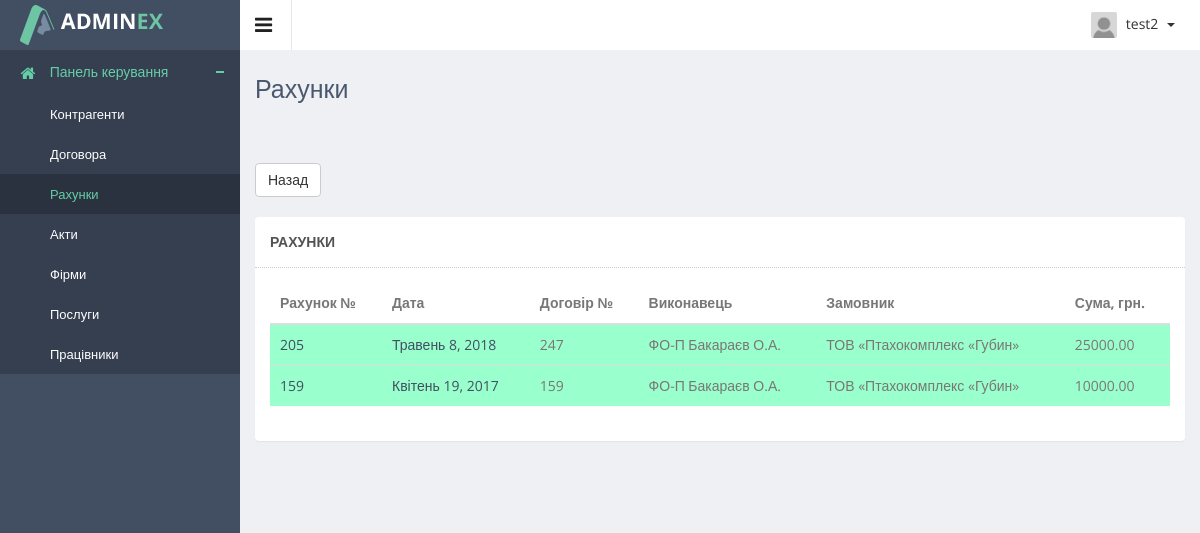
The app's page /crm/invoices/ (signed in) with its own data.
### authapp/models.py (models this page shows)
class ProjectUser(AbstractUser):
    parent_name = models.CharField(verbose_name='по-батькові', max_length=20, blank=True)
    date_of_birth = models.DateField(verbose_name='дата народження', blank=True, null=True)
    phone1 = models.CharField(verbose_name='номер телефона', max_length=16, blank=True)
    phone2 = models.CharField(verbose_name='номер телефона', max_length=16, blank=True, null=True)
    avatar = models.ImageField(verbose_name='фото', upload_to='users_avatars', blank=True)
    is_dir = models.BooleanField(verbose_name='керівник', default=False)
    is_assistant = models.BooleanField(verbose_name='помічник', default=False)
    is_client = models.BooleanField(verbose_name='клієнт', default=False)
    def __str__(self):
        return self.username

### crmapp/models.py (models this page shows, shortened)
class Invoice(models.Model):
    num_invoice = models.PositiveIntegerField(verbose_name='№ рахунку', blank=True)
    date_create = models.DateField(verbose_name='дата')
    contract = models.ForeignKey(Contract, related_name='contract', verbose_name='договір', on_delete=models.PROTECT)
    performer = models.ForeignKey(Firm, related_name='performer', verbose_name='виконавець', on_delete=models.PROTECT)
    payer = models.ForeignKey(Partner, related_name='payer', verbose_name='платник', on_delete=models.PROTECT)
    works = models.TextField(verbose_name='назва', blank=True)
    quantity = models.PositiveIntegerField(verbose_name='кількість', default=1)
    price = models.DecimalField(verbose_name='ціна', max_digits=10, decimal_places=2, blank=True,
                                default='0.00')
    is_paid = models.BooleanField(verbose_name='оплачений', default=False)

class Contract(models.Model):
    number = models.PositiveIntegerField(verbose_name='№ договору', unique=True)
    date_start = models.DateField(verbose_name='дата укладання')
    date_end = models.DateField(verbose_name='дата закінчення')
    client = models.ForeignKey(Partner, related_name='partner', verbose_name='замовник', on_delete=models.PROTECT)
    performer = models.ForeignKey(Firm, related_name='firm', verbose_name='виконавець', on_delete=models.PROTECT)
    works = models.TextField(verbose_name='предмет договору', help_text='заповніть через ;', blank=True)
    cost = models.DecimalField(verbose_name='вартість робіт', max_digits=10, decimal_places=2, blank=True,
                               default='0.00')
    vat = models.DecimalField(verbose_name='ПДВ', max_digits=10, decimal_places=2, blank=True, default='0.00')
    cost_vat = models.DecimalField(verbose_name='вартість з ПДВ', max_digits=10, decimal_places=2, blank=True,
                                   default='0.00')
    district = models.CharField(verbose_name='район', max_length=50, blank=True)
    town = models.CharField(verbose_name='населений пункт', max_length=50, blank=True)
    address = models.CharField(verbose_name='адреса', max_length=50, blank=True)
    note = models.TextField(verbose_name='примітка', blank=True)

class Firm(models.Model):
    full_name = models.CharField(verbose_name='повна назва підприємства', max_length=150)
    short_name = models.CharField(verbose_name='скорочена назва підприєства', max_length=80)
    inn = models.CharField(verbose_name='ідентификаційний номер', max_length=15, blank=True)
    edrpoy = models.CharField(verbose_name='єдрпоу', max_length=10, blank=True)
    dfro = models.CharField(verbose_name='дфро', max_length=15, blank=True)
    payment_account = models.CharField(verbose_name='розрахунковий рахунок', max_length=20, blank=True)
    bank = models.ForeignKey(Bank, on_delete=models.PROTECT, verbose_name='банк', default='')
    cert_vat = models.CharField(verbose_name='свідоцтво платника пдв', max_length=15, blank=True)
    dir_name = models.CharField(verbose_name='директор', max_length=150, blank=True)
    phone1 = models.CharField(verbose_name='номер телефона', max_length=16, blank=True)
    phone2 = models.CharField(verbose_name='номер телефона', max_length=16, blank=True)
    phone3 = models.CharField(verbose_name='номер телефона', max_length=16, blank=True)
    email = models.EmailField(verbose_name='email', max_length=100, blank=True)
    zipcode = models.PositiveIntegerField(verbose_name='поштовий індекс', default=0)
    country = models.CharField(verbose_name='країна', max_length=20, default='Україна')
    region = models.CharField(verbose_name='область', max_length=50, default='Волинська обл.')
    district = models.CharField(verbose_name='район', max_length=50, blank=True)
    town = models.CharField(verbose_name='населений пункт', max_length=50, blank=True)
    address = models.CharField(verbose_name='адреса', max_length=50, blank=True)
    def __str__(self):
        return self.short_name

class Partner(models.Model):
    entity = models.BooleanField(verbose_name='юридична особа', default=False)
    full_name = models.CharField(verbose_name='повна назва підприємства', max_length=150)
    short_name = models.CharField(verbose_name='скорочена назва підприєства', max_length=80)
    inn = models.CharField(verbose_name='ідентификаційний номер', max_length=15, blank=True)
    edrpoy = models.CharField(verbose_name='єдрпоу', max_length=10, blank=True)
    dfro = models.CharField(verbose_name='дфро', max_length=15, blank=True)
    payment_account = models.CharField(verbose_name='розрахунковий рахунок', max_length=20, blank=True)
    bank = models.ForeignKey(Bank, on_delete=models.PROTECT, verbose_name='банк', default='')
    cert_vat = models.CharField(verbose_name='свідоцтво платника пдв', max_length=15, blank=True)
    dir_name = models.CharField(verbose_name='директор', max_length=150, blank=True)
    responsible = models.CharField(verbose_name='відповідальна особа', max_length=150, blank=True)
    phone1 = models.CharField(verbose_name='номер телефона', max_length=16, blank=True)
    phone2 = models.CharField(verbose_name='номер телефона', max_length=16, blank=True)
    phone3 = models.CharField(verbose_name='номер телефона', max_length=16, blank=True)
    email = models.EmailField(verbose_name='email', max_length=100, blank=True)
    zipcode = models.PositiveIntegerField(verbose_name='поштовий індекс', default=0)
    country = models.CharField(verbose_name='країна', max_length=20, default='Україна')
    region = models.CharField(verbose_name='область', max_length=50, default='Волинська обл.')
    district = models.CharField(verbose_name='район', max_length=50, blank=True)
    town = models.CharField(verbose_name='населений пункт', max_length=50, blank=True)
    address = models.CharField(verbose_name='адреса', max_length=50, blank=True)
    def __str__(self):
        return self.short_name

### crmapp/views.py (the view)
@login_required
@user_passes_test(lambda user: user.is_assistant or user.is_superuser or user.is_dir)
def invoices_view(request):
    title = 'Рахунки'
    invoices = Invoice.objects.all().order_by('is_paid').exclude(num_invoice=0)
    context = {
        'title': title,
        'object_list': invoices,
    }
    return render(request, 'crmapp/invoices_list.html', context)

### adminapp/templatetags/tags.py (called while the page is built)
@register.filter
def default_avatar(string):
    if not string:
        string = 'users_avatars/gravatar.png'
    new_string = f'{URL_PREFIX}{string}'
    return new_string

### crmapp/templates/crmapp/invoices_list.html (shortened to what this page needs)
{% extends 'mainapp/base.html' %}
{% load staticfiles %}
{% load tags %}
{% block container %}
<div class="directory-info-row">
    <div class="row">
        <div class="col-lg-6">
            <a href="{% url 'crm:main_crm' %}">
                <button class="btn btn-default" type="button">Назад</button>
            </a>
        </div>
    </div>
    <br>
    <div class="row">
        <div class="col-lg-12">
            <section class="panel">
                <header class="panel-heading">
                    {{ title }}
                </header>
                <div class="panel-body" style="display: block;">
                    <table class="table table-hover general-table">
                        <thead>
                        <tr>
                            <th>Рахунок №</th>
                            <th>Дата</th>
                            <th>Договір №</th>
                            <th>Виконавець</th>
                            <th>Замовник</th>
                            <th>Сума, грн.</th>
                        </tr>
                        </thead>
                        <tbody>
                        {% for object in object_list %}
                        <tr style="{% if object.is_paid %} background: #99FFCC; {% else %} background: #FFCCCC; {% endif %}">
                            <td>
                                <a style="display: block; text-decoration: none;"
                                   href="{% url 'crm:invoice_read' object.pk %}">{{ object.num_invoice }}</a>
                            </td>
                            <td><a style="display: block; text-decoration: none;"
                                   href="{% url 'crm:invoice_read' object.pk %}">{{ object.date_create }}</a>
                            </td>
                            <td>{{ object.contract.number }}</td>
                            <td>{{ object.performer }}</td>
                            <td>{{ object.payer }}</td>
                            <td>{{ object.price }}</td>
                        </tr>
                        {% endfor %}
                        </tbody>
                    </table>
                </div>
            </section>
        </div>
    </div>
</div>
{% endblock %}

### mainapp/templates/mainapp/includes/inc_right_menu.html (shortened to what this page needs)
{% load staticfiles %}
{% load tags %}
<ul class="notification-menu">
    <li>
        <a href="#" class="btn btn-default dropdown-toggle" data-toggle="dropdown">
            <img src="{{ user.avatar|default_avatar }}" alt=""/>
            {{ user }}
            <span class="caret"></span>
        </a>
    </li>
</ul>

### records on screen
ProjectUser: username "test2"
Invoice: num_invoice "205", date_create "Травень 8, 2018", contract.number "247", performer "ФО-П Бакараєв О.А.", payer "ТОВ «Птахокомплекс «Губин»", price "25000.00"
Invoice: num_invoice "159", date_create "Квітень 19, 2017", contract.number "159", performer "ФО-П Бакараєв О.А.", payer "ТОВ «Птахокомплекс «Губин»", price "10000.00"

### other values on screen
{{ title }} "Рахунки"
{{ title }} "РАХУНКИ"
